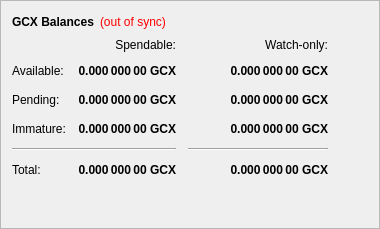
        <widget class="QFrame" name="frame">
         <property name="frameShape">
          <enum>QFrame::StyledPanel</enum>
         </property>
         <property name="frameShadow">
          <enum>QFrame::Raised</enum>
         </property>
         <layout class="QVBoxLayout" name="verticalLayout_4">
          <item>
           <layout class="QHBoxLayout" name="horizontalLayout_4">
            <item>
             <widget class="QLabel" name="label_5">
              <property name="font">
               <font>
                <weight>75</weight>
                <bold>true</bold>
               </font>
              </property>
              <property name="text">
               <string>GCX Balances</string>
              </property>
             </widget>
            </item>
            <item>
             <widget class="QLabel" name="labelWalletStatus">
              <property name="cursor">
               <cursorShape>WhatsThisCursor</cursorShape>
              </property>
              <property name="toolTip">
               <string>The displayed information may be out of date. Your wallet automatically synchronizes with the GCX network after a connection is established, but this process has not completed yet.</string>
              </property>
              <property name="styleSheet">
               <string notr="true">QLabel { color: red; }</string>
              </property>
              <property name="text">
               <string notr="true">(out of sync)</string>
              </property>
              <property name="alignment">
               <set>Qt::AlignLeading|Qt::AlignLeft|Qt::AlignVCenter</set>
              </property>
             </widget>
            </item>
            <item>
             <spacer name="horizontalSpacer_3">
              <property name="orientation">
               <enum>Qt::Horizontal</enum>
              </property>
              <property name="sizeHint" stdset="0">
               <size>
                <width>40</width>
                <height>20</height>
               </size>
              </property>
             </spacer>
            </item>
           </layout>
          </item>
          <item>
           <layout class="QGridLayout" name="gridLayout">
            <property name="spacing">
             <number>12</number>
            </property>
            <item row="2" column="2">
             <widget class="QLabel" name="labelWatchPending">
              <property name="font">
               <font>
                <weight>75</weight>
                <bold>true</bold>
               </font>
              </property>
              <property name="cursor">
               <cursorShape>IBeamCursor</cursorShape>
              </property>
              <property name="toolTip">
               <string>Unconfirmed transactions to watch-only addresses</string>
              </property>
              <property name="text">
               <string notr="true">0.000 000 00 GCX</string>
              </property>
              <property name="alignment">
               <set>Qt::AlignRight|Qt::AlignTrailing|Qt::AlignVCenter</set>
              </property>
              <property name="textInteractionFlags">
               <set>Qt::LinksAccessibleByMouse|Qt::TextSelectableByKeyboard|Qt::TextSelectableByMouse</set>
              </property>
             </widget>
            </item>
            <item row="2" column="1">
             <widget class="QLabel" name="labelUnconfirmed">
              <property name="font">
               <font>
                <weight>75</weight>
                <bold>true</bold>
               </font>
              </property>
              <property name="cursor">
               <cursorShape>IBeamCursor</cursorShape>
              </property>
              <property name="toolTip">
               <string>Total of transactions that have yet to be confirmed, and do not yet count toward the spendable balance</string>
              </property>
              <property name="text">
               <string notr="true">0.000 000 00 GCX</string>
              </property>
              <property name="alignment">
               <set>Qt::AlignRight|Qt::AlignTrailing|Qt::AlignVCenter</set>
              </property>
              <property name="textInteractionFlags">
               <set>Qt::LinksAccessibleByMouse|Qt::TextSelectableByKeyboard|Qt::TextSelectableByMouse</set>
              </property>
             </widget>
            </item>
            <item row="3" column="2">
             <widget class="QLabel" name="labelWatchImmature">
              <property name="font">
               <font>
                <weight>75</weight>
                <bold>true</bold>
               </font>
              </property>
              <property name="cursor">
               <cursorShape>IBeamCursor</cursorShape>
              </property>
              <property name="toolTip">
               <string>Staked or masternode rewards in watch-only addresses that has not yet matured</string>
              </property>
              <property name="text">
               <string notr="true">0.000 000 00 GCX</string>
              </property>
              <property name="alignment">
               <set>Qt::AlignRight|Qt::AlignTrailing|Qt::AlignVCenter</set>
              </property>
              <property name="textInteractionFlags">
               <set>Qt::LinksAccessibleByMouse|Qt::TextSelectableByKeyboard|Qt::TextSelectableByMouse</set>
              </property>
             </widget>
            </item>
            <item row="4" column="0" colspan="2">
             <widget class="Line" name="lineSpendableBalance">
              <property name="orientation">
               <enum>Qt::Horizontal</enum>
              </property>
             </widget>
            </item>
            <item row="4" column="2">
             <widget class="Line" name="lineWatchBalance">
              <property name="sizePolicy">
               <sizepolicy hsizetype="Preferred" vsizetype="Fixed">
                <horstretch>0</horstretch>
                <verstretch>0</verstretch>
               </sizepolicy>
              </property>
              <property name="minimumSize">
               <size>
                <width>140</width>
                <height>0</height>
               </size>
              </property>
              <property name="orientation">
               <enum>Qt::Horizontal</enum>
              </property>
             </widget>
            </item>
            <item row="5" column="0">
             <widget class="QLabel" name="labelTotalText">
              <property name="text">
               <string>Total:</string>
              </property>
             </widget>
            </item>
            <item row="3" column="1">
             <widget class="QLabel" name="labelImmature">
              <property name="font">
               <font>
                <weight>75</weight>
                <bold>true</bold>
               </font>
              </property>
              <property name="cursor">
               <cursorShape>IBeamCursor</cursorShape>
              </property>
              <property name="toolTip">
               <string>Staked or masternode rewards that has not yet matured</string>
              </property>
              <property name="text">
               <string notr="true">0.000 000 00 GCX</string>
              </property>
              <property name="alignment">
               <set>Qt::AlignRight|Qt::AlignTrailing|Qt::AlignVCenter</set>
              </property>
              <property name="textInteractionFlags">
               <set>Qt::LinksAccessibleByMouse|Qt::TextSelectableByKeyboard|Qt::TextSelectableByMouse</set>
              </property>
             </widget>
            </item>
            <item row="2" column="3">
             <spacer name="horizontalSpacer_2">
              <property name="orientation">
               <enum>Qt::Horizontal</enum>
              </property>
              <property name="sizeHint" stdset="0">
               <size>
                <width>40</width>
                <height>20</height>
               </size>
              </property>
             </spacer>
            </item>
            <item row="3" column="0">
             <widget class="QLabel" name="labelImmatureText">
              <property name="text">
               <string>Immature:</string>
              </property>
             </widget>
            </item>
            <item row="5" column="1">
             <widget class="QLabel" name="labelTotal">
              <property name="font">
               <font>
                <weight>75</weight>
                <bold>true</bold>
               </font>
              </property>
              <property name="cursor">
               <cursorShape>IBeamCursor</cursorShape>
              </property>
              <property name="toolTip">
               <string>Your current total balance</string>
              </property>
              <property name="text">
               <string notr="true">0.000 000 00 GCX</string>
              </property>
              <property name="alignment">
               <set>Qt::AlignRight|Qt::AlignTrailing|Qt::AlignVCenter</set>
              </property>
              <property name="textInteractionFlags">
               <set>Qt::LinksAccessibleByMouse|Qt::TextSelectableByKeyboard|Qt::TextSelectableByMouse</set>
              </property>
             </widget>
            </item>
            <item row="5" column="2">
             <widget class="QLabel" name="labelWatchTotal">
              <property name="font">
               <font>
                <weight>75</weight>
                <bold>true</bold>
               </font>
              </property>
              <property name="cursor">
               <cursorShape>IBeamCursor</cursorShape>
              </property>
              <property name="toolTip">
               <string>Current total balance in watch-only addresses</string>
              </property>
              <property name="text">
               <string notr="true">0.000 000 00 GCX</string>
              </property>
              <property name="alignment">
               <set>Qt::AlignRight|Qt::AlignTrailing|Qt::AlignVCenter</set>
              </property>
              <property name="textInteractionFlags">
               <set>Qt::LinksAccessibleByMouse|Qt::TextSelectableByKeyboard|Qt::TextSelectableByMouse</set>
              </property>
             </widget>
            </item>
            <item row="0" column="2">
             <widget class="QLabel" name="labelWatchonly">
              <property name="text">
               <string>Watch-only:</string>
              </property>
              <property name="alignment">
               <set>Qt::AlignRight|Qt::AlignTrailing|Qt::AlignVCenter</set>
              </property>
             </widget>
            </item>
            <item row="1" column="0">
             <widget class="QLabel" name="labelBalanceText">
              <property name="text">
               <string>Available:</string>
              </property>
             </widget>
            </item>
            <item row="1" column="1">
             <widget class="QLabel" name="labelBalance">
              <property name="font">
               <font>
                <weight>75</weight>
                <bold>true</bold>
               </font>
              </property>
              <property name="cursor">
               <cursorShape>IBeamCursor</cursorShape>
              </property>
              <property name="toolTip">
               <string>Your current spendable balance</string>
              </property>
              <property name="text">
               <string notr="true">0.000 000 00 GCX</string>
              </property>
              <property name="alignment">
               <set>Qt::AlignRight|Qt::AlignTrailing|Qt::AlignVCenter</set>
              </property>
              <property name="textInteractionFlags">
               <set>Qt::LinksAccessibleByMouse|Qt::TextSelectableByKeyboard|Qt::TextSelectableByMouse</set>
              </property>
             </widget>
            </item>
            <item row="1" column="2">
             <widget class="QLabel" name="labelWatchAvailable">
              <property name="font">
               <font>
                <weight>75</weight>
                <bold>true</bold>
               </font>
              </property>
              <property name="cursor">
               <cursorShape>IBeamCursor</cursorShape>
              </property>
              <property name="toolTip">
               <string>Your current balance in watch-only addresses</string>
              </property>
              <property name="text">
               <string notr="true">0.000 000 00 GCX</string>
              </property>
              <property name="alignment">
               <set>Qt::AlignRight|Qt::AlignTrailing|Qt::AlignVCenter</set>
              </property>
              <property name="textInteractionFlags">
               <set>Qt::LinksAccessibleByMouse|Qt::TextSelectableByKeyboard|Qt::TextSelectableByMouse</set>
              </property>
             </widget>
            </item>
            <item row="2" column="0">
             <widget class="QLabel" name="labelPendingText">
              <property name="text">
               <string>Pending:</string>
              </property>
             </widget>
            </item>
            <item row="0" column="1">
             <widget class="QLabel" name="labelSpendable">
              <property name="text">
               <string>Spendable:</string>
              </property>
              <property name="alignment">
               <set>Qt::AlignRight|Qt::AlignTrailing|Qt::AlignVCenter</set>
              </property>
             </widget>
            </item>
           </layout>
          </item>
          <item>
           <spacer name="verticalSpacer_4">
            <property name="orientation">
             <enum>Qt::Vertical</enum>
            </property>
            <property name="sizeHint" stdset="0">
             <size>
              <width>20</width>
              <height>40</height>
             </size>
            </property>
           </spacer>
          </item>
         </layout>
        </widget>
